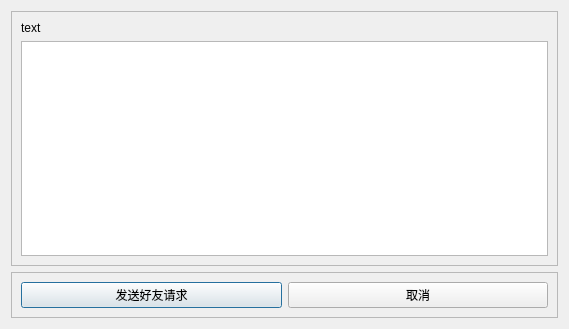
<?xml version="1.0" encoding="UTF-8"?>
<ui version="4.0">
 <class>Dialog</class>
 <widget class="QDialog" name="Dialog">
  <property name="geometry">
   <rect>
    <x>0</x>
    <y>0</y>
    <width>569</width>
    <height>329</height>
   </rect>
  </property>
  <property name="windowTitle">
   <string>添加好友</string>
  </property>
  <layout class="QVBoxLayout" name="verticalLayout_2">
   <item>
    <widget class="QFrame" name="frame">
     <property name="sizePolicy">
      <sizepolicy hsizetype="Expanding" vsizetype="Expanding">
       <horstretch>0</horstretch>
       <verstretch>0</verstretch>
      </sizepolicy>
     </property>
     <property name="frameShape">
      <enum>QFrame::Shape::StyledPanel</enum>
     </property>
     <property name="frameShadow">
      <enum>QFrame::Shadow::Raised</enum>
     </property>
     <layout class="QVBoxLayout" name="verticalLayout">
      <item>
       <widget class="QLabel" name="label">
        <property name="text">
         <string>text</string>
        </property>
       </widget>
      </item>
      <item>
       <widget class="QPlainTextEdit" name="plainTextEdit"/>
      </item>
     </layout>
    </widget>
   </item>
   <item>
    <widget class="QFrame" name="frame_2">
     <property name="sizePolicy">
      <sizepolicy hsizetype="Preferred" vsizetype="Minimum">
       <horstretch>0</horstretch>
       <verstretch>0</verstretch>
      </sizepolicy>
     </property>
     <property name="frameShape">
      <enum>QFrame::Shape::StyledPanel</enum>
     </property>
     <property name="frameShadow">
      <enum>QFrame::Shadow::Raised</enum>
     </property>
     <layout class="QHBoxLayout" name="horizontalLayout_2">
      <item>
       <widget class="QPushButton" name="pushButton">
        <property name="text">
         <string>发送好友请求</string>
        </property>
       </widget>
      </item>
      <item>
       <widget class="QPushButton" name="pushButton_2">
        <property name="text">
         <string>取消</string>
        </property>
       </widget>
      </item>
     </layout>
    </widget>
   </item>
  </layout>
 </widget>
 <resources/>
 <connections/>
</ui>
